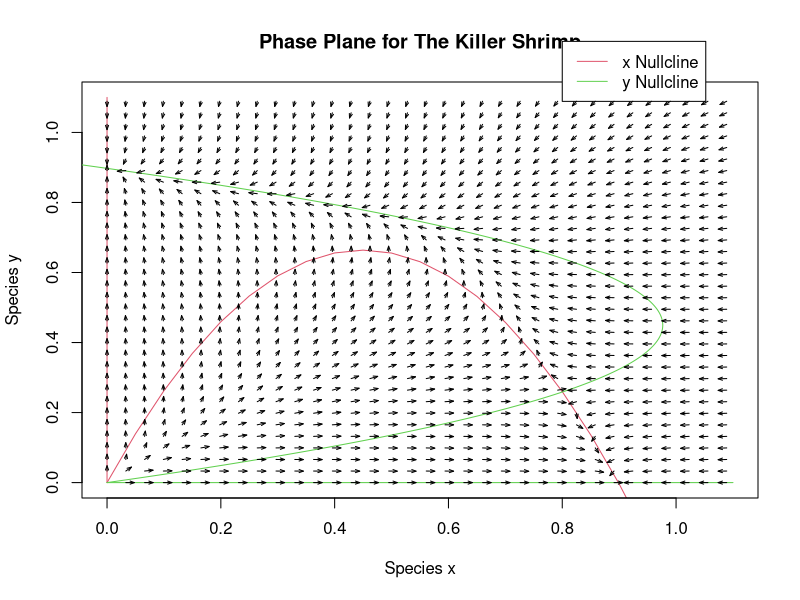

This chart was generated by the following R code:
delta <- .4
gamma <- .8
rho <- 1
R <- 3
D <- 7
alpha <- .3
beta <-.2

par(xpd=FALSE)
x1 <- seq(0, 1.1, by=.05)
y1 <- (x1*(1-x1)-gamma*x1/(x1+D))/alpha     ### x null-cline
plot(x1,y1, xlim=c(0,1.1),ylim=c(0,1.1),col=2,type="l",
     main="Phase Plane for The Killer Shrimp",
     xlab="Species x",ylab="Species y")
points (c(0,0),c(0,1.1),col=2,type="l")

y2 <- seq(0,1.1,by=.005)
x2 <- (rho*y2*(1-y2)-delta*y2/(y2+R))/beta  ### y null-cline
points (x2,y2,col=3,type="l")
points (c(0,1.1),c(0,0),col=3,type="l")

par(xpd=TRUE)

legend (.8,1.26,c("x Nullcline","y Nullcline"),col=c(2,3), lty=c(1,1))

vectorField <- function(x,y,alpha,beta,delta,gamma,rho,R,D)
    {
        fx <- x*x*(1-x)-alpha*x*y-gamma*x*x/(D+x)
        fy <- rho*y*y*(1-y)-beta*x*y-delta*y*y/(R+y)
        return(c(fx,fy))
    }

x1 <- seq(0, 1.1, by=.033)
y2 <- x1
vx <- numeric(length(x1))
vy <- numeric(length(y2))
dt <- 0.015;
for (x in x1)
{
    lupe <- 0
    for (y in y2)
        {
            lupe <- lupe + 1
            v <- vectorField(x,y,alpha,beta,delta,gamma,rho,R,D)
            vx[lupe] <- v[1]
            vy[lupe] <- v[2]
        }
    vecLength = sqrt(vx*vx+vy*vy)
    endx <- x + vx*dt/vecLength
    endy <- y2 + vy*dt/vecLength
    arrows(x,y2, endx, endy,length=dt*3, col=1,angle=20);
}
